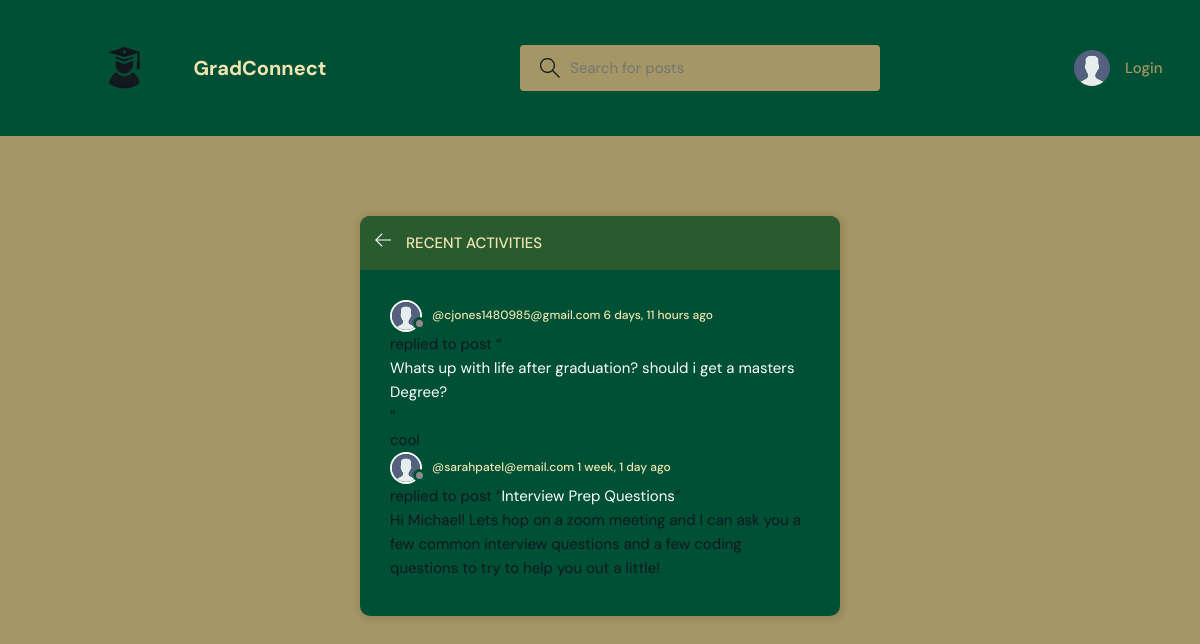
The page /activity/ on the database as committed earlier.
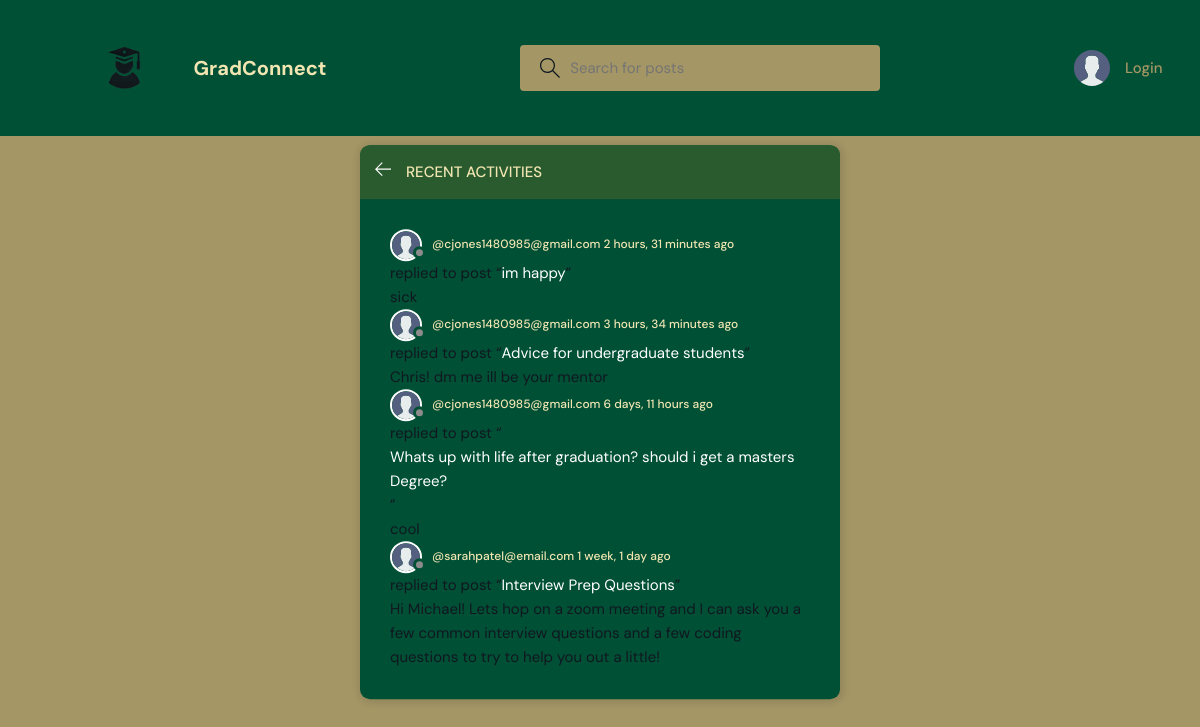
The same page on the database as committed later.
### base/models.py (models this page shows, shortened)
class Message(models.Model):
    user = models.ForeignKey(User, on_delete=models.CASCADE)
    room = models.ForeignKey(Room, on_delete=models.CASCADE)
    body = models.TextField()
    updated = models.DateTimeField(auto_now=True)
    created = models.DateTimeField(auto_now_add=True)
    class Meta:
        ordering = ['-updated', '-created']

class User(AbstractUser):
    name = models.CharField(max_length=200, null=True)
    email = models.EmailField(unique=True, null=True)
    bio = models.TextField(null=True)
    skills = models.ManyToManyField(Skill, related_name="users", blank=True)
    avatar = models.ImageField(null=True, default="avatar.svg")
    USERNAME_FIELD = 'email'
    REQUIRED_FIELDS = ['username']

class Room(models.Model):
    host = models.ForeignKey(User, on_delete=models.SET_NULL, null=True)
    topic = models.ForeignKey(Topic, on_delete=models.SET_NULL, null=True)
    name = models.CharField(max_length=200)
    description = models.TextField(null=True, blank=True)
    participants = models.ManyToManyField(
        User, related_name='participants', blank=True)
    updated = models.DateTimeField(auto_now=True)
    created = models.DateTimeField(auto_now_add=True)
    class Meta:
        ordering = ['-updated', '-created']
    def __str__(self):
        return self.name

### base/views.py (the view)
# urls.py: path('activity/', views.activityPage, name="activity"),
def activityPage(request):
    room_messages = Message.objects.all()
    return render(request, 'base/activity.html', {'room_messages': room_messages})

### base/templates/base/activity.html (shortened to what this page needs)
{% extends 'main.html' %}
{% block content %}
<main class="layout">
  <div class="container">
    <div class="layout__box">
      <div class="layout__boxHeader">
        <div class="layout__boxTitle">
          <a href="{% url 'home' %}">
            <svg version="1.1" xmlns="http://www.w3.org/2000/svg" width="32" height="32" viewBox="0 0 32 32">
              <title>arrow-left</title>
              <path
                d="M13.723 2.286l-13.723 13.714 13.719 13.714 1.616-1.611-10.96-10.96h27.625v-2.286h-27.625l10.965-10.965-1.616-1.607z">
              </path>
              </path>
            </svg>
          </a>
          <h3>Recent Activities</h3>
        </div>
      </div>
      <div class="activities-page layout__body">
        {% for message in room_messages %}
        <div class="activities__box">
          <div class="activities__boxHeader roomListRoom__header">
            <a href="{% url 'user-profile' message.user.id %}" class="roomListRoom__author">
              <div class="avatar avatar--small">
                <img src="{{message.user.avatar.url}}" />
              </div>
              <p>
                @{{message.user}}
                <span>{{message.created|timesince}} ago</span>
              </p>
            </a>
          </div>
          <div class="activities__boxContent">
            <p>replied to post “<a href="{% url 'room' message.room.id %}">{{message.room}}</a>”</p>
            <div class="activities__boxRoomContent">
              {{message.body}}
            </div>
          </div>
        </div>
        {% endfor %}
      </div>
    </div>
  </div>
</main>
{% endblock content %}

### templates/main.html (shortened to what this page needs)
<!DOCTYPE html>
{% load static %}
<html lang="en">
<head>
    <link rel="stylesheet" href="{% static 'styles/style.css' %}" />
</head>
<body>
    {% include 'navbar.html' %}
    {% block content %}
    {% endblock %}
</body>
</html>

### templates/navbar.html (shortened to what this page needs)
{% load static %}
<header class="header header--loggedIn">
    <div class="container">
        <a href="{% url 'home' %}" class="header__logo">
            <img src="{% static 'images/Screenshot_2024-12-02_162935-removebg-preview (1).png' %}" style="min-width: 100px; min-height: 80px" />
            <h1>GradConnect</h1>
        </a>
        <form class="header__search" method="GET" action="{% url 'home' %}">
            <label>
                <input name="q" placeholder="Search for posts" />
            </label>
        </form>
        <nav class="header__menu">
            {% if request.user.is_authenticated %}
            <div class="header__user">
                <a href="{% url 'update-user' %}">
                    <div class="avatar avatar--medium active">
                        <img src="{{request.user.avatar.url}}" />
                    </div>
                    <p>{{request.user.username}} <span>@{{request.user.username}}</span></p>
                </a>
                <button class="dropdown-button">
                    <svg version="1.1" xmlns="http://www.w3.org/2000/svg" width="32" height="32" viewBox="0 0 32 32">
                        <title>chevron-down</title>
                        <path d="M16 21l-13-13h-3l16 16 16-16h-3l-13 13z"></path>
                    </svg>
                </button>
            </div>
            {% else %}
            <a href="{% url 'login' %}">
                <img src="{% static 'images/avatar.svg' %}" />
                <p>Login</p>
            </a>
            {% endif %}
        </nav>
    </div>
</header>

### static/styles/style.css (style rules this page uses)
:root { --color-main: #FFFFFF; --color-main-light: #899064; --color-dark: #005035; --color-dark-medium: #A49665; --color-dark-light: #2a5b2e; --color-light: #F1E6B2; --color-gray: #8b8b8b; --color-light-gray: #101820; --color-bg: #A49665; --color-success: #5dd693; --color-error: #802F2D; }
* { font-family: "DM Sans", -apple-system, BlinkMacSystemFont, "Segoe UI", Roboto, Oxygen, Ubuntu, Cantarell, "Open Sans", "Helvetica Neue", sans-serif; margin: 0; padding: 0; box-sizing: border-box; text-rendering: optimizeLegibility; font-size: inherit; }
html { font-size: 56.25%; }
@media only screen and (min-width: 1200px) { html { font-size: 62.5%; } }
body { line-height: 1.6; font-weight: 400; font-size: 1.5rem; color: var(--color-light-gray); background-color: var(--color-bg); min-height: 100vh; }
img { width: 100%; }
a { display: inline-block; color: var(--color-main); text-decoration: none; }
.container { width: 90%; margin: auto; }
.avatar { position: relative; display: inline-block; border-radius: 50%; border: 2px solid var(--color-main); }
.avatar img { display: block; border-radius: 50%; object-fit: cover; object-position: center; }
.avatar::after { content: ""; display: block; position: absolute; background-color: var(--color-gray); z-index: 111; border-radius: 50%; border: 0.3rem solid var(--color-dark); }
.avatar.avatar--small img { width: 2.8rem; height: 2.8rem; }
.avatar.avatar--small:after { width: 0.7rem; height: 0.7rem; bottom: 0px; right: -6px; }
.header { padding: 1.5rem; background-color: var(--color-dark); }
.header > .container { display: flex; gap: 9.5rem; align-items: center; }
.header__logo, .header__user { display: flex; gap: 2rem; align-items: center; }
.header__logo > img { height: 3.2rem; width: 3.2rem; }
.header__logo > h1 { font-weight: 700; font-size: 2rem; color: var(--color-light); }
.header__search { display: flex; justify-content: center; align-items: center; margin: 20px auto; width: 100%; max-width: 800px; padding: 10px; }
.header__search > label { background-color: var(--color-bg); padding: 1.3rem 1rem; display: flex; align-items: center; justify-content: center; gap: 1rem; border-radius: 4px; }
.header__search svg { fill: var(--color-light-gray); width: 2rem; height: 2rem; margin-left: 1rem; }
.header__search input { width: 30rem; background: transparent; border: none; outline: none; color: var(--color-light-gray); }
.header__menu { margin-left: auto; position: relative; }
.header__menu a { display: flex; gap: 1.5rem; align-items: center; font-weight: 500; text-decoration: none; color: var(--color-bg); }
.header__menu img { height: 3.6rem; }
.header__menu p { line-height: 1.2; }
.layout { margin-top: 2.4rem; }
.layout > .container { display: flex; justify-content: space-between; align-items: flex-start; }
.layout__box { width: 90%; max-width: 48rem; min-height: 40rem; position: absolute; top: 50%; left: 50%; transform: translate(-50%, -46%); background-color: var(--color-dark); border-radius: 1rem; box-shadow: 1px 1px 6px 3px rgba(0, 0, 0, 0.1); overflow: hidden; }
.layout__boxHeader { display: flex; padding: 1.5rem; background-color: var(--color-dark-light); }
.layout__boxTitle { display: flex; gap: 1.5rem; align-items: center; }
.layout__boxTitle h3 { text-transform: uppercase; font-weight: 500; color: var(--color-light); }
.layout__boxTitle svg { width: 1.6rem; height: 1.6rem; fill: var(--color-main); }
.layout__body { margin: 3rem; }
.roomListRoom__author { font-weight: 500; display: flex; align-items: center; gap: 1rem; color: var(--color-light); font-size: 1.2rem; }
.roomListRoom__author img { width: 40px; height: 40px; border-radius: 50%; }

Rows that differ between the two databases and show on the page:
added Message: user.avatar (placeholder picture), user "cjones1480985@gmail.com", created "2 hours, 31 minutes", room "im happy", body "sick"
added Message: user.avatar (placeholder picture), user "cjones1480985@gmail.com", created "3 hours, 34 minutes", room "Advice for undergraduate students", body "Chris! dm me ill be your mentor"
